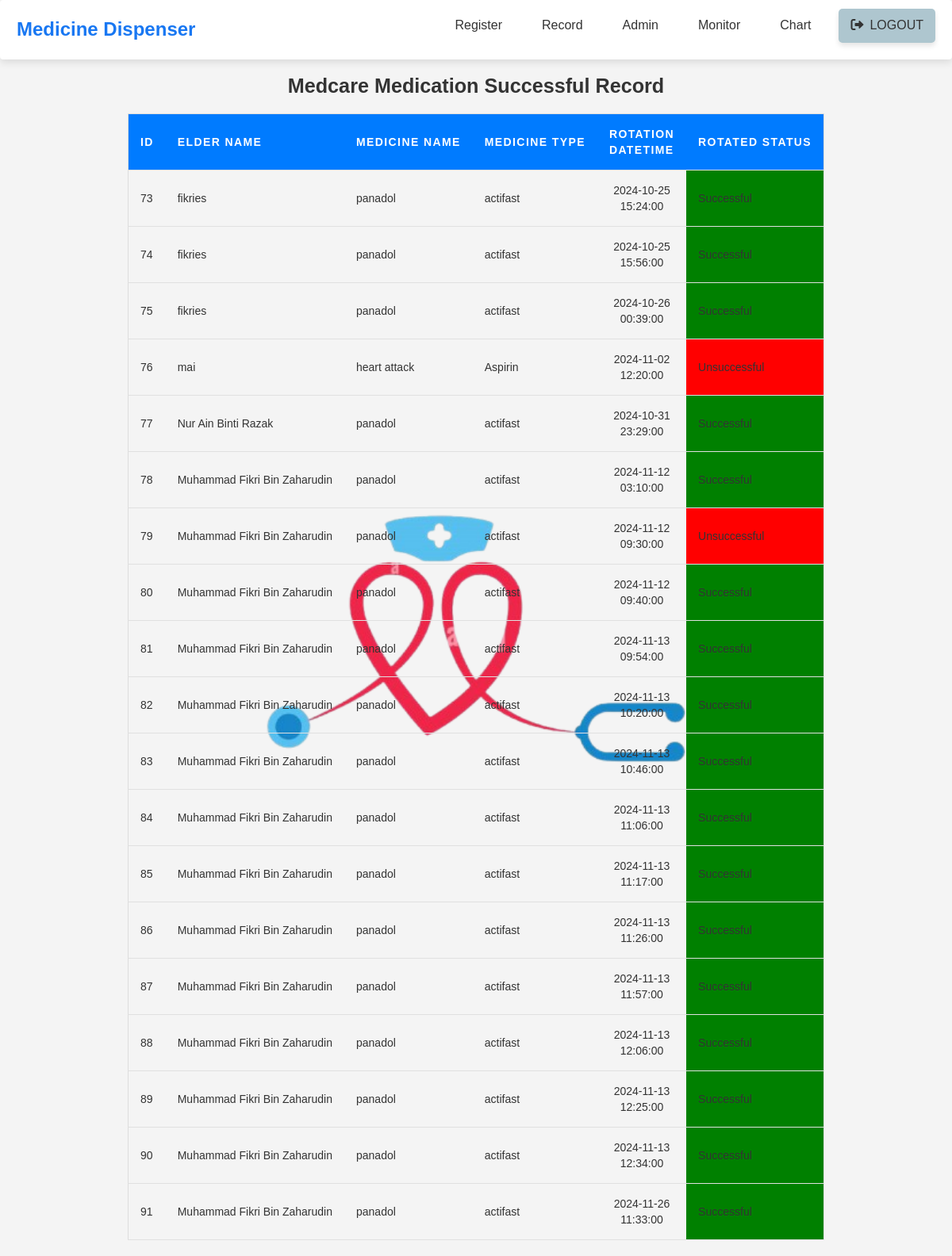
The app's page /successful.php (signed in) with its own data.
### tables this page shows
CREATE TABLE `motorspin` (
  `id` int(11) NOT NULL,
  `eldername` text NOT NULL,
  `elderemail` varchar(150) NOT NULL,
  `medicinename` text NOT NULL,
  `medicinetype` text NOT NULL,
  `datetime` datetime NOT NULL,
  `spinstate` enum('true','false') NOT NULL DEFAULT 'false',
  `remarks` text NOT NULL
);

### successful.php (the view, shortened to what this page needs)
<?php
$conn = new mysqli("localhost", "root", "", "elderainfik");
$status = isset($_GET['status']) ? $_GET['status'] : 'all';
if ($status === 'successful') {
    $displaymotorspinsql = $conn->prepare("SELECT `id`, `eldername`, `medicinename`, `medicinetype`, `datetime`, `spinstate` FROM `motorspin` WHERE `spinstate` = 'true'");
} elseif ($status === 'unsuccessful') {
    $displaymotorspinsql = $conn->prepare("SELECT `id`, `eldername`, `medicinename`, `medicinetype`, `datetime`, `spinstate` FROM `motorspin` WHERE `spinstate` = 'false'");
} else {
    $displaymotorspinsql = $conn->prepare("SELECT `id`, `eldername`, `medicinename`, `medicinetype`, `datetime`, `spinstate` FROM `motorspin`");
}
$displaymotorspinsql->execute();
$displaymotorspinsql->store_result();
$displaymotorspinsql->bind_result($idmotor, $eldername, $medicinename, $medicinetype, $datetimespinmotor, $statespinmotor);
?>
<!DOCTYPE html>
<html>
<head>
    <link rel="stylesheet" href="https://cdnjs.cloudflare.com/ajax/libs/font-awesome/6.0.0-beta3/css/all.min.css">
    <link rel="stylesheet" href="https://maxcdn.bootstrapcdn.com/bootstrap/3.3.7/css/bootstrap.min.css">
</head>
<body>
    <nav class="navbar">
        <a href="interface.php" class="logo">Medicine Dispenser</a>
        <ul class="nav-links">
            <li><a href="register.php">Register</a></li>
            <li><a href="list.php">Record</a></li>
            <li><a href="interface.php">Admin</a></li>
            <li class="dropdown">
            <a href="javascript:void(0)" class="dropbtn">Monitor</a>
        </li>
        <li><a href="chart.php">Chart</a></li>
            <li><a href="logout.php" class="logout-btn"><i class="fas fa-sign-out-alt"></i>Logout</a></li>
        </ul>
    </nav>
    <h1>Medcare Medication Successful Record</h1>
    <div class="table-container">
        <table id="motorTableBody">
            <thead>
                <tr>
                    <th>ID</th>
                    <th>Elder Name</th>
                    <th>Medicine Name</th>
                    <th>Medicine Type</th>
                    <th>Rotation Datetime</th>
                    <th>Rotated Status</th>
                </tr>
            </thead>
            <tbody>
                <?php
                while ($displaymotorspinsql->fetch()) {
                    $statusColor = ($statespinmotor === 'true') ? 'green' : 'red';
                ?>
                    <tr>
                        <td><?php echo $idmotor; ?></td>
                        <td><?php echo $eldername; ?></td>
                        <td><?php echo $medicinename; ?></td>
                        <td><?php echo $medicinetype; ?></td>
                        <td><?php echo $datetimespinmotor; ?></td>
                        <td style="background-color: <?php echo $statusColor; ?>;"><?php echo ($statespinmotor === 'true') ? 'Successful' : 'Unsuccessful'; ?></td>
                    </tr>
                <?php } ?>
            </tbody>
        </table>
    </div>
</body>
</html>

### successful.php (style rules this page uses)
* { margin: 0; padding: 0; box-sizing: border-box; }
body { font-family: 'Arial', sans-serif; background-color: #f4f4f4; color: #333; }
.navbar { display: flex; justify-content: space-between; align-items: center; background-color: #ffffff; padding: 10px 20px; box-shadow: 0 4px 10px rgba(0, 0, 0, 0.1); position: sticky; top: 0; z-index: 100; }
.navbar .logo { font-size: 24px; font-weight: bold; color: #1877f2; text-decoration: none; margin-right: auto; }
.navbar .nav-links { display: flex; align-items: center; list-style: none; margin-left: auto; }
.navbar .nav-links li { margin-left: 20px; }
.navbar .nav-links a { text-decoration: none; color: #333; font-size: 16px; font-weight: 500; padding: 10px 15px; border-radius: 5px; transition: background-color 0.2s ease, color 0.2s ease; }
.logout-btn { display: inline-block; padding: 10px 20px; font-size: 16px; font-weight: bold; text-transform: uppercase; text-decoration: none; color: white; background-color: #AEC6CF; border: none; border-radius: 30px; cursor: pointer; transition: background-color 0.3s ease, transform 0.3s ease; box-shadow: 0px 4px 6px rgba(0, 0, 0, 0.1); }
.logout-btn i { margin-right: 8px; }
table { background-image: url('asset/nursing.png'); background-repeat: no-repeat; background-position: center; background-size: contain; margin: 20px auto; border: 1px solid #ddd; border-collapse: collapse; }
th, td { padding: 15px; text-align: left; border-bottom: 1px solid #e0e0e0; }
th { background-color: #007bff; color: #ffffff; text-transform: uppercase; letter-spacing: 0.1em; }
td { font-size: 1em; }
td:nth-child(5) { text-align: center; width: 20px; }
h1 { text-align: center; font-size: 1.8em; margin: 20px 0; color: #333; font-weight: 600; }
.dropdown { position: relative; display: inline-block; }
.dropbtn { color: white; padding: 16px; font-size: 16px; border: none; cursor: pointer; }

### records on screen
motorspin: id "73", eldername "fikries", medicinename "panadol", medicinetype "actifast", datetime "2024-10-25 15:24:00", spinstate "Successful"
motorspin: id "74", eldername "fikries", medicinename "panadol", medicinetype "actifast", datetime "2024-10-25 15:56:00", spinstate "Successful"
motorspin: id "75", eldername "fikries", medicinename "panadol", medicinetype "actifast", datetime "2024-10-26 00:39:00", spinstate "Successful"
motorspin: id "76", eldername "mai", medicinename "heart attack", medicinetype "Aspirin", datetime "2024-11-02 12:20:00", spinstate "Unsuccessful"
motorspin: id "77", eldername "Nur Ain Binti Razak", medicinename "panadol", medicinetype "actifast", datetime "2024-10-31 23:29:00", spinstate "Successful"
motorspin: id "78", eldername "Muhammad Fikri Bin Zaharudin", medicinename "panadol", medicinetype "actifast", datetime "2024-11-12 03:10:00", spinstate "Successful"
motorspin: id "79", eldername "Muhammad Fikri Bin Zaharudin", medicinename "panadol", medicinetype "actifast", datetime "2024-11-12 09:30:00", spinstate "Unsuccessful"
motorspin: id "80", eldername "Muhammad Fikri Bin Zaharudin", medicinename "panadol", medicinetype "actifast", datetime "2024-11-12 09:40:00", spinstate "Successful"
motorspin: id "81", eldername "Muhammad Fikri Bin Zaharudin", medicinename "panadol", medicinetype "actifast", datetime "2024-11-13 09:54:00", spinstate "Successful"
motorspin: id "82", eldername "Muhammad Fikri Bin Zaharudin", medicinename "panadol", medicinetype "actifast", datetime "2024-11-13 10:20:00", spinstate "Successful"
motorspin: id "83", eldername "Muhammad Fikri Bin Zaharudin", medicinename "panadol", medicinetype "actifast", datetime "2024-11-13 10:46:00", spinstate "Successful"
motorspin: id "84", eldername "Muhammad Fikri Bin Zaharudin", medicinename "panadol", medicinetype "actifast", datetime "2024-11-13 11:06:00", spinstate "Successful"
motorspin: id "85", eldername "Muhammad Fikri Bin Zaharudin", medicinename "panadol", medicinetype "actifast", datetime "2024-11-13 11:17:00", spinstate "Successful"
motorspin: id "86", eldername "Muhammad Fikri Bin Zaharudin", medicinename "panadol", medicinetype "actifast", datetime "2024-11-13 11:26:00", spinstate "Successful"
motorspin: id "87", eldername "Muhammad Fikri Bin Zaharudin", medicinename "panadol", medicinetype "actifast", datetime "2024-11-13 11:57:00", spinstate "Successful"
motorspin: id "88", eldername "Muhammad Fikri Bin Zaharudin", medicinename "panadol", medicinetype "actifast", datetime "2024-11-13 12:06:00", spinstate "Successful"
motorspin: id "89", eldername "Muhammad Fikri Bin Zaharudin", medicinename "panadol", medicinetype "actifast", datetime "2024-11-13 12:25:00", spinstate "Successful"
motorspin: id "90", eldername "Muhammad Fikri Bin Zaharudin", medicinename "panadol", medicinetype "actifast", datetime "2024-11-13 12:34:00", spinstate "Successful"
motorspin: id "91", eldername "Muhammad Fikri Bin Zaharudin", medicinename "panadol", medicinetype "actifast", datetime "2024-11-26 11:33:00", spinstate "Successful"
